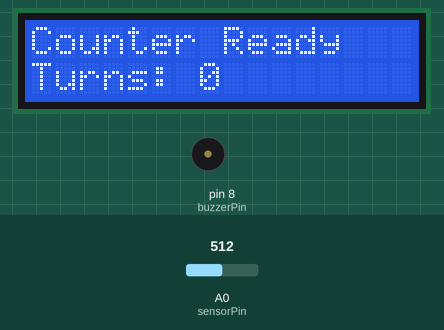
The sketch below on a simulated Arduino Uno, built with avr-gcc and run on an emulated ATmega328P. Shown: 16×2 character LCD, buzzer (waves = sounding, pin HIGH). The inputs (shaded band) are chosen by the test bench; at power-on: A0 (sensorPin) = 512.

Above: at 1.2 s.
1.3 s: A0 (sensorPin) set to 790
2.8 s: A0 (sensorPin) set to 808
At 3.3 s:
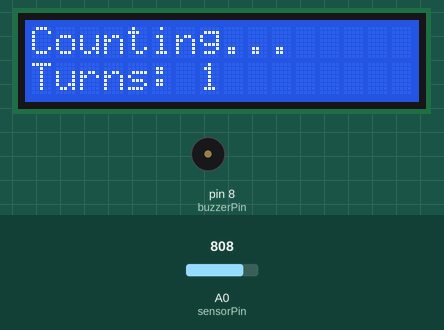
Timing chart, 0 to 5.8 s (numbered marks = the images above; inputs shaded):
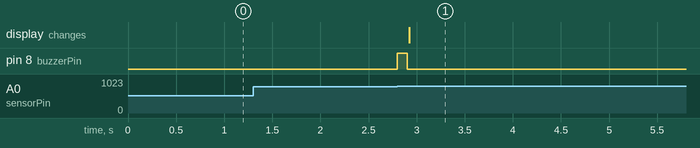

Measured:
- the behaviour switches between 800 and 801 on A0 (sensorPin) (found by bisection; images 0 and 1)
- after the input at 1.3 s, every drawn part: stays the same
- after the input at 2.8 s, pin 8 (buzzerPin): LOW → HIGH at once, → LOW 0.10 s later; the display: changes after 0.12 s (image 1)

The sketch:

counterIR.ino
```cpp
#include <Wire.h>
 #include <LiquidCrystal_I2C.h>
 LiquidCrystal_I2C lcd(0x27, 16, 2);
 int turnCounter = 0;
int sensorPin = A0;
int buzzerPin = 8;
int sensorValue = 0;
int threshold = 800;
 bool isTurnDetected = false;
void setup() {
lcd.init();
 lcd.backlight();
 pinMode(buzzerPin, OUTPUT);
 lcd.setCursor(0, 0);
lcd.print("Counter Ready");
 lcd.setCursor(0, 1);
lcd.print("Turns: 0");
 }
void loop() {
 sensorValue = analogRead(sensorPin);
  if (sensorValue > threshold && isTurnDetected == false) {

    turnCounter = turnCounter + 1;
    digitalWrite(buzzerPin, HIGH);
    delay(100);
    digitalWrite(buzzerPin, LOW);
    lcd.clear();
    lcd.setCursor(0, 0);
    lcd.print("Counting...");
    lcd.setCursor(0, 1);
    lcd.print("Turns: " + String(turnCounter));
    if (turnCounter % 15 == 0) {
      digitalWrite(buzzerPin, HIGH);
      delay(1000);
      digitalWrite(buzzerPin, LOW);
    }
    if (turnCounter >= 30) {
      lcd.clear();
      lcd.setCursor(0, 0);
      lcd.print("Task Complete!");
      delay(2000);
      turnCounter = 0;
      lcd.clear();
      lcd.setCursor(0, 0);
      lcd.print("Counter Ready");
      lcd.setCursor(0, 1);
      lcd.print("Turns: 0");
    }
    isTurnDetected = true;
  }
if (sensorValue < threshold) {
 isTurnDetected = false;
 }
 }
```
